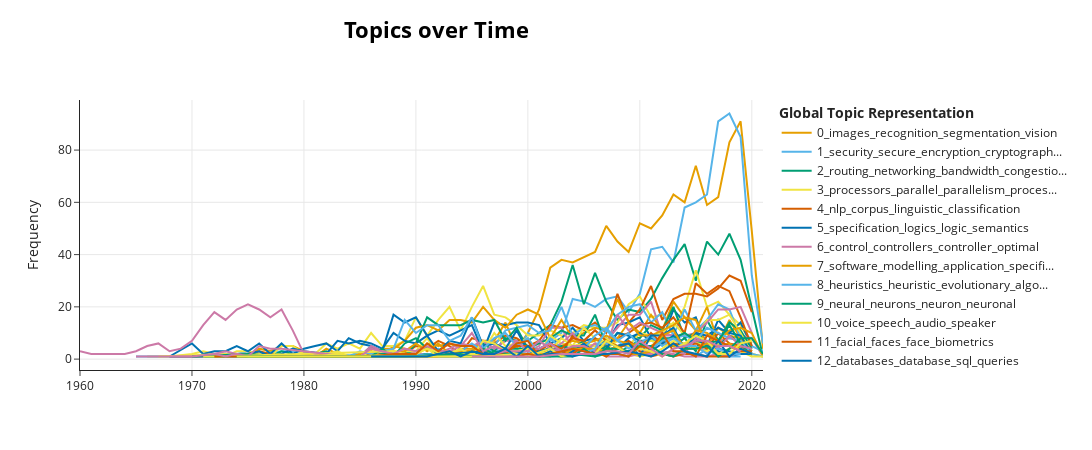

The notebook cell saved with this chart:
### Code cell
topic_model.visualize_topics_over_time(topics_over_time, top_n_topics=-10)
